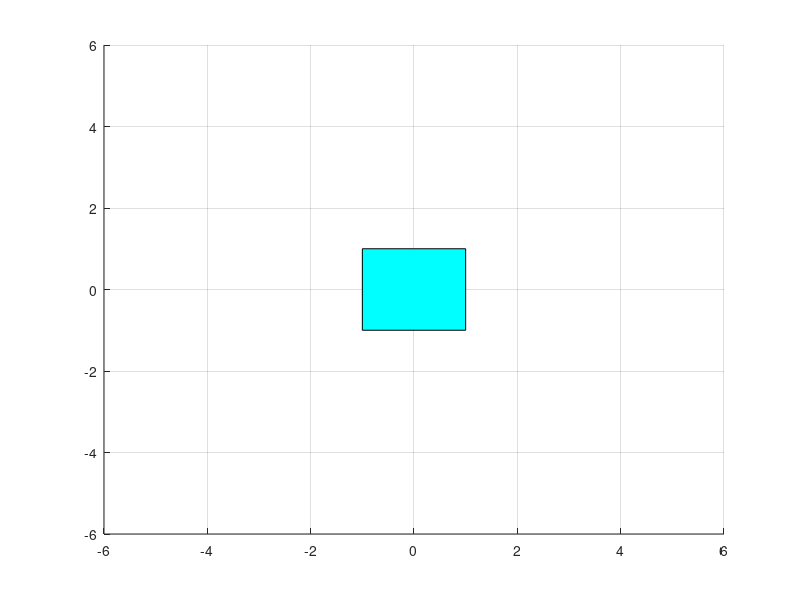

This figure's MATLAB source:
clear; close all; clc;
a = 6;
% A = [0 3 2;0 2 5];
% g = patch('faces',[1 2 3],'vertices',A')

A = [1 -1 -1 1;1 1 -1 -1];
g=patch('faces',[1 2 3;1 3 4],'vertices',A');

hold on
axis([-a a -a a])
grid on
phi = pi;

for i = 1:360
    rot =[cos(phi*i/360) -sin(phi*i/360);
        sin(phi*i/360) cos(phi*i/360)];
    A1 = rot*A;
    pause(0.001);
    set(g,'Xdata',A1(1,:), 'YData',A1(2,:));
    set(g,'facecolor',[0 i/360 1]);
    drawnow
end
